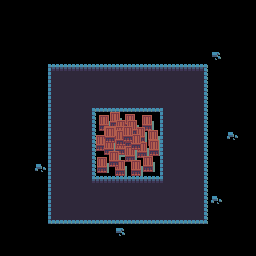

A level layout from a 2D game, rendered from its tile map. Below: a short description, then the map file with its tile-grid data intact:
An orthogonal 16x16 tile map with 16x16 px tiles, 1 tile layer (Layout), 5 tilesets.

<map version="1.0" tiledversion="1.1.2" orientation="orthogonal" renderorder="right-down" width="16" height="16" tilewidth="16" tileheight="16" infinite="0" nextobjectid="1">
 <tileset firstgid="1" source="world1_tileset.tsx" />
 <tileset firstgid="241" source="world1_doors_front.tsx" />
 <tileset firstgid="385" source="world1_doors_side.tsx" />
 <tileset firstgid="475" source="object_rocks.tsx" />
 <tileset firstgid="478" source="large_crates.tsx" />
 <layer name="Layout" width="16" height="16">
  <data encoding="csv">
0,0,0,0,0,0,0,0,0,0,0,0,0,0,0,0,
0,0,0,0,0,0,0,0,0,0,0,0,0,0,0,0,
0,0,0,0,0,0,0,0,0,0,0,0,0,0,0,0,
0,0,0,0,0,0,0,0,0,0,0,0,0,184,0,0,
0,0,0,1,2,2,2,2,2,2,2,2,3,0,0,0,
0,0,0,25,26,26,26,26,26,26,26,26,27,0,0,0,
0,0,0,25,26,73,50,50,50,50,74,26,27,0,0,0,
0,0,0,25,26,27,0,0,0,0,25,26,27,0,0,0,
0,0,0,25,26,27,0,0,0,0,25,26,27,0,185,0,
0,0,0,25,26,27,0,0,0,0,25,26,27,0,0,0,
0,0,185,25,26,27,478,0,0,0,25,26,27,0,0,0,
0,0,0,25,26,97,2,2,2,2,98,26,27,0,0,0,
0,0,0,25,26,26,26,26,26,26,26,26,27,185,0,0,
0,0,0,49,50,50,50,50,50,50,50,50,51,0,0,0,
0,0,0,0,0,0,0,184,0,0,0,0,0,0,0,0,
0,0,0,0,0,0,0,0,0,0,0,0,0,0,0,0
</data>
 </layer>
</map>
